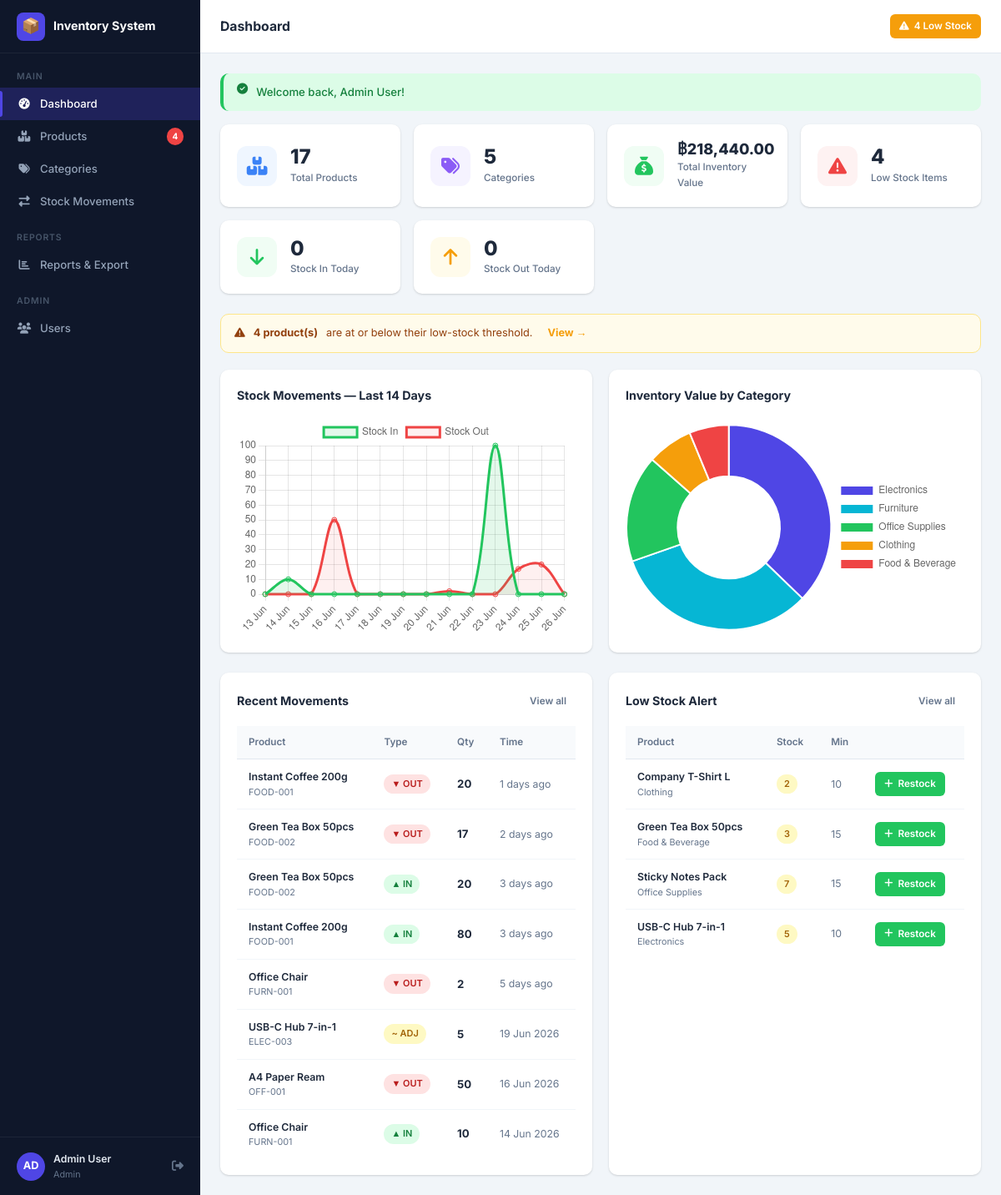
The app's page /modules/dashboard/index.php (signed in) with its own data.
### tables this page shows
CREATE TABLE `stock_movements` (
  `id`          INT UNSIGNED NOT NULL AUTO_INCREMENT,
  `product_id`  INT UNSIGNED NOT NULL,
  `user_id`     INT UNSIGNED NOT NULL,
  `type`        ENUM('in','out','adjustment') NOT NULL,
  `quantity`    INT          NOT NULL,
  `note`        VARCHAR(255),
  `created_at`  TIMESTAMP    NOT NULL DEFAULT CURRENT_TIMESTAMP,
  PRIMARY KEY (`id`),
  KEY `idx_product`  (`product_id`),
  KEY `idx_user`     (`user_id`),
  KEY `idx_created`  (`created_at`),
  CONSTRAINT `fk_movement_product` FOREIGN KEY (`product_id`) REFERENCES `products` (`id`) ON UPDATE CASCADE,
  CONSTRAINT `fk_movement_user`    FOREIGN KEY (`user_id`)    REFERENCES `users`    (`id`) ON UPDATE CASCADE
);

CREATE TABLE `products` (
  `id`            INT UNSIGNED NOT NULL AUTO_INCREMENT,
  `sku`           VARCHAR(50)    NOT NULL UNIQUE,
  `name`          VARCHAR(150)   NOT NULL,
  `description`   TEXT,
  `category_id`   INT UNSIGNED   NOT NULL,
  `price`         DECIMAL(12,2)  NOT NULL DEFAULT 0.00,
  `stock_qty`     INT            NOT NULL DEFAULT 0,
  `low_stock_threshold` INT      NOT NULL DEFAULT 10,
  `is_active`     TINYINT(1)     NOT NULL DEFAULT 1,
  `created_at`    TIMESTAMP      NOT NULL DEFAULT CURRENT_TIMESTAMP,
  `updated_at`    TIMESTAMP      NOT NULL DEFAULT CURRENT_TIMESTAMP ON UPDATE CURRENT_TIMESTAMP,
  PRIMARY KEY (`id`),
  KEY `idx_category` (`category_id`),
  KEY `idx_sku`      (`sku`),
  CONSTRAINT `fk_product_category` FOREIGN KEY (`category_id`) REFERENCES `categories` (`id`) ON UPDATE CASCADE
);

CREATE TABLE `categories` (
  `id`          INT UNSIGNED NOT NULL AUTO_INCREMENT,
  `name`        VARCHAR(100) NOT NULL UNIQUE,
  `description` TEXT,
  `created_at`  TIMESTAMP NOT NULL DEFAULT CURRENT_TIMESTAMP,
  PRIMARY KEY (`id`)
);

### core/helpers.php (called while the page is built, shortened)
<?php
function e(mixed $val): string {
    return htmlspecialchars((string)$val, ENT_QUOTES | ENT_SUBSTITUTE, 'UTF-8');
}
function money(mixed $val): string {
    return '฿' . number_format((float)$val, 2);
}
function timeAgo(string $datetime): string {
    $diff = time() - strtotime($datetime);
    return match(true) {
        $diff < 60     => 'just now',
        $diff < 3600   => floor($diff / 60)    . ' min ago',
        $diff < 86400  => floor($diff / 3600)  . ' hr ago',
        $diff < 604800 => floor($diff / 86400) . ' days ago',
        default        => date('d M Y', strtotime($datetime)),
    };
}

### modules/dashboard/index.php (the view, shortened to what this page needs)
<?php
$db = Database::getInstance();
$totalProducts  = $db->query('SELECT COUNT(*) FROM products WHERE is_active=1')->fetchColumn();
$totalCategories= $db->query('SELECT COUNT(*) FROM categories')->fetchColumn();
$lowStock       = $db->query('SELECT COUNT(*) FROM products WHERE stock_qty <= low_stock_threshold AND is_active=1')->fetchColumn();
$totalValue     = $db->query('SELECT SUM(price * stock_qty) FROM products WHERE is_active=1')->fetchColumn() ?: 0;
$todayIn  = $db->query("SELECT COALESCE(SUM(quantity),0) FROM stock_movements WHERE type='in'  AND DATE(created_at)=CURDATE()")->fetchColumn();
$todayOut = $db->query("SELECT COALESCE(SUM(quantity),0) FROM stock_movements WHERE type='out' AND DATE(created_at)=CURDATE()")->fetchColumn();
$movChart = $db->query("
  SELECT DATE(created_at) AS d,
         SUM(CASE WHEN type='in'  THEN quantity ELSE 0 END) AS total_in,
         SUM(CASE WHEN type='out' THEN quantity ELSE 0 END) AS total_out
  FROM   stock_movements
  WHERE  created_at >= CURDATE() - INTERVAL 13 DAY
  GROUP  BY d ORDER BY d
")->fetchAll();
$chartLabels   = [];
$chartIn       = [];
$chartOut      = [];
$baseDate = new DateTime('-13 days');
$dayMap   = array_column($movChart, null, 'd');
for ($i = 0; $i < 14; $i++) {
    $key           = $baseDate->format('Y-m-d');
    $chartLabels[] = $baseDate->format('d M');
    $chartIn[]     = (int)($dayMap[$key]['total_in']  ?? 0);
    $chartOut[]    = (int)($dayMap[$key]['total_out'] ?? 0);
    $baseDate->modify('+1 day');
}
$catChart = $db->query("
  SELECT c.name, SUM(p.price * p.stock_qty) AS total
  FROM   products p JOIN categories c ON c.id = p.category_id
  WHERE  p.is_active = 1
  GROUP  BY c.id ORDER BY total DESC LIMIT 5
")->fetchAll();
$recentMovements = $db->query("
  SELECT sm.*, p.name AS product_name, p.sku, u.full_name AS username
  FROM   stock_movements sm
  JOIN   products  p ON p.id = sm.product_id
  JOIN   users     u ON u.id = sm.user_id
  ORDER  BY sm.created_at DESC LIMIT 8
")->fetchAll();
$lowStockItems = $db->query("
  SELECT p.*, c.name AS category_name
  FROM   products p JOIN categories c ON c.id = p.category_id
  WHERE  p.stock_qty <= p.low_stock_threshold AND p.is_active = 1
  ORDER  BY (p.stock_qty / p.low_stock_threshold) ASC LIMIT 6
")->fetchAll();
include __DIR__ . '/../../includes/header.php';
?>
<div class="stat-grid">
  <div class="stat-card">
    <div class="stat-icon blue"><i class="fa fa-boxes-stacked"></i></div>
    <div class="stat-body">
      <div class="stat-value"><?= number_format($totalProducts) ?></div>
      <div class="stat-label">Total Products</div>
    </div>
  </div>
  <div class="stat-card">
    <div class="stat-icon purple"><i class="fa fa-tags"></i></div>
    <div class="stat-body">
      <div class="stat-value"><?= number_format($totalCategories) ?></div>
      <div class="stat-label">Categories</div>
    </div>
  </div>
  <div class="stat-card">
    <div class="stat-icon green"><i class="fa fa-sack-dollar"></i></div>
    <div class="stat-body">
      <div class="stat-value" style="font-size:1.2rem"><?= money($totalValue) ?></div>
      <div class="stat-label">Total Inventory Value</div>
    </div>
  </div>
  <div class="stat-card">
    <div class="stat-icon <?= $lowStock > 0 ? 'red' : 'green' ?>"><i class="fa fa-triangle-exclamation"></i></div>
    <div class="stat-body">
      <div class="stat-value"><?= number_format($lowStock) ?></div>
      <div class="stat-label">Low Stock Items</div>
    </div>
  </div>
  <div class="stat-card">
    <div class="stat-icon green"><i class="fa fa-arrow-down"></i></div>
    <div class="stat-body">
      <div class="stat-value"><?= number_format($todayIn) ?></div>
      <div class="stat-label">Stock In Today</div>
    </div>
  </div>
  <div class="stat-card">
    <div class="stat-icon yellow"><i class="fa fa-arrow-up"></i></div>
    <div class="stat-body">
      <div class="stat-value"><?= number_format($todayOut) ?></div>
      <div class="stat-label">Stock Out Today</div>
    </div>
  </div>
</div>
<?php if ($lowStock > 0): ?>
<div class="low-stock-banner">
  <i class="fa fa-triangle-exclamation"></i>
  <strong><?= $lowStock ?> product(s)</strong> are at or below their low-stock threshold.
  <a href="<?= BASE_URL ?>/modules/products/index.php?filter=low_stock" style="margin-left:8px;color:var(--warning);font-weight:700">View →</a>
</div>
<?php endif; ?>
<div class="chart-grid">
  <div class="card">
    <div class="card-header">
      <span class="card-title">Stock Movements — Last 14 Days</span>
    </div>
    <div class="chart-canvas-wrap">
      <canvas id="movChart"></canvas>
    </div>
  </div>
  <div class="card">
    <div class="card-header">
      <span class="card-title">Inventory Value by Category</span>
    </div>
    <div class="chart-canvas-wrap">
      <canvas id="catChart"></canvas>
    </div>
  </div>
</div>
<div style="display:grid;grid-template-columns:1fr 1fr;gap:20px">
  <div class="card">
    <div class="card-header">
      <span class="card-title">Recent Movements</span>
      <a href="<?= BASE_URL ?>/modules/stock/index.php" class="btn btn-ghost btn-sm">View all</a>
    </div>
    <?php if (empty($recentMovements)): ?>
      <div class="empty-state"><div class="icon">📦</div>No movements yet</div>
    <?php else: ?>
    <div class="table-wrap">
      <table>
        <thead><tr><th>Product</th><th>Type</th><th>Qty</th><th>Time</th></tr></thead>
        <tbody>
          <?php foreach ($recentMovements as $m): ?>
          <tr>
            <td>
              <div class="fw-600 fs-sm"><?= e($m['product_name']) ?></div>
              <div class="text-muted" style="font-size:.72rem"><?= e($m['sku']) ?></div>
            </td>
            <td>
              <?php if ($m['type'] === 'in'): ?>
                <span class="badge badge-success">▲ IN</span>
              <?php elseif ($m['type'] === 'out'): ?>
                <span class="badge badge-danger">▼ OUT</span>
              <?php else: ?>
                <span class="badge badge-warning">~ ADJ</span>
              <?php endif; ?>
            </td>
            <td class="fw-700"><?= number_format(abs($m['quantity'])) ?></td>
            <td class="text-muted fs-sm"><?= timeAgo($m['created_at']) ?></td>
          </tr>
          <?php endforeach; ?>
        </tbody>
      </table>
    </div>
    <?php endif; ?>
  </div>
  <div class="card">
    <div class="card-header">
      <span class="card-title">Low Stock Alert</span>
      <a href="<?= BASE_URL ?>/modules/products/index.php?filter=low_stock" class="btn btn-ghost btn-sm">View all</a>
    </div>
    <?php if (empty($lowStockItems)): ?>
      <div class="empty-state"><div class="icon">✅</div>All products well stocked!</div>
    <?php else: ?>
    <div class="table-wrap">
      <table>
        <thead><tr><th>Product</th><th>Stock</th><th>Min</th><th></th></tr></thead>
        <tbody>
          <?php foreach ($lowStockItems as $p): ?>
          <tr>
            <td>
              <div class="fw-600 fs-sm"><?= e($p['name']) ?></div>
              <div class="text-muted" style="font-size:.72rem"><?= e($p['category_name']) ?></div>
            </td>
            <td>
              <span class="badge <?= $p['stock_qty'] == 0 ? 'badge-danger' : 'badge-warning' ?>">
                <?= number_format($p['stock_qty']) ?>
              </span>
            </td>
            <td class="text-muted fs-sm"><?= number_format($p['low_stock_threshold']) ?></td>
            <td>
              <a href="<?= BASE_URL ?>/modules/stock/add.php?product_id=<?= $p['id'] ?>" class="btn btn-success btn-sm">
                <i class="fa fa-plus"></i> Restock
              </a>
            </td>
          </tr>
          <?php endforeach; ?>
        </tbody>
      </table>
    </div>
    <?php endif; ?>
  </div>
</div>
<?php
$extraScript = '<script>
const movCtx = document.getElementById("movChart").getContext("2d");
new Chart(movCtx, {
  type: "line",
  data: {
    labels: ' . json_encode($chartLabels) . ',
    datasets: [
      {
        label: "Stock In",
        data: ' . json_encode($chartIn) . ',
        borderColor: "#22c55e",
        backgroundColor: "rgba(34,197,94,.12)",
        tension: .35, fill: true, pointRadius: 3
      },
      {
        label: "Stock Out",
        data: ' . json_encode($chartOut) . ',
        borderColor: "#ef4444",
        backgroundColor: "rgba(239,68,68,.08)",
        tension: .35, fill: true, pointRadius: 3
      }
    ]
  },
  options: {
    responsive: true, maintainAspectRatio: false,
    plugins: { legend: { position: "top" } },
    scales: { y: { beginAtZero: true, ticks: { precision: 0 } } }
  }
});
const catCtx = document.getElementById("catChart").getContext("2d");
new Chart(catCtx, {
  type: "doughnut",
  data: {
    labels: ' . json_encode(array_column($catChart, 'name')) . ',
    datasets: [{
      data: ' . json_encode(array_column($catChart, 'total')) . ',
      backgroundColor: ["#4f46e5","#06b6d4","#22c55e","#f59e0b","#ef4444"],
      borderWidth: 2, borderColor: "#fff"
    }]
  },
  options: {
    responsive: true, maintainAspectRatio: false,
    plugins: {
      legend: { position: "right" },
      tooltip: {
        callbacks: {
          label: function(ctx) {
            return " ฿" + Number(ctx.parsed).toLocaleString("en", {minimumFractionDigits:2});
          }
        }
      }
    }
  }
});
</script>';
include __DIR__ . '/../../includes/footer.php';
?>

### assets/css/app.css (style rules this page uses)
:root { --primary: #4f46e5; --primary-h: #4338ca; --accent: #06b6d4; --success: #22c55e; --warning: #f59e0b; --danger: #ef4444; --dark: #0f172a; --surface: #1e293b; --card: #ffffff; --border: #e2e8f0; --text: #1e293b; --muted: #64748b; --sidebar-w: 240px; --topbar-h: 64px; --radius: 10px; --shadow: 0 1px 3px rgba(0,0,0,.10), 0 1px 2px rgba(0,0,0,.06); --shadow-md: 0 4px 16px rgba(0,0,0,.10); }
*, *::before, *::after { box-sizing: border-box; margin: 0; padding: 0; }
html { font-size: 15px; scroll-behavior: smooth; }
body { font-family: 'Inter', system-ui, sans-serif; color: var(--text); background: #f1f5f9; line-height: 1.6; }
a { color: var(--primary); text-decoration: none; }
.card { background: var(--card); border-radius: var(--radius); box-shadow: var(--shadow); padding: 20px; }
.card-header { display: flex; align-items: center; justify-content: space-between; margin-bottom: 16px; flex-wrap: wrap; gap: 10px; }
.card-title { font-size: .95rem; font-weight: 700; color: var(--text); }
.stat-grid { display: grid; grid-template-columns: repeat(auto-fit, minmax(200px, 1fr)); gap: 16px; margin-bottom: 24px; }
.stat-card { background: #fff; border-radius: var(--radius); padding: 20px; box-shadow: var(--shadow); display: flex; align-items: center; gap: 16px; }
.stat-icon { width: 48px; height: 48px; border-radius: 12px; display: flex; align-items: center; justify-content: center; font-size: 22px; flex-shrink: 0; }
.stat-icon.blue { background: #eff6ff; color: #3b82f6; }
.stat-icon.green { background: #f0fdf4; color: #22c55e; }
.stat-icon.yellow { background: #fffbeb; color: #f59e0b; }
.stat-icon.red { background: #fef2f2; color: #ef4444; }
.stat-icon.purple { background: #f5f3ff; color: #8b5cf6; }
.stat-value { font-size: 1.6rem; font-weight: 800; color: var(--text); line-height: 1.1; }
.stat-label { font-size: .78rem; color: var(--muted); font-weight: 500; margin-top: 2px; }
.table-wrap { overflow-x: auto; }
table { width: 100%; border-collapse: collapse; font-size: .88rem; }
thead th { padding: 10px 14px; text-align: left; font-weight: 600; font-size: .78rem; color: var(--muted); background: #f8fafc; border-bottom: 1px solid var(--border); white-space: nowrap; }
tbody td { padding: 11px 14px; border-bottom: 1px solid #f1f5f9; vertical-align: middle; }
tbody tr:last-child td { border-bottom: none; }
.badge { display: inline-flex; align-items: center; gap: 4px; padding: 3px 9px; border-radius: 20px; font-size: .73rem; font-weight: 600; white-space: nowrap; }
.badge-success { background: #dcfce7; color: #15803d; }
.badge-warning { background: #fef9c3; color: #a16207; }
.badge-danger { background: #fee2e2; color: #b91c1c; }
.btn { display: inline-flex; align-items: center; gap: 6px; padding: 8px 16px; border-radius: 8px; border: none; cursor: pointer; font-size: .85rem; font-weight: 600; transition: background .15s, opacity .15s, box-shadow .15s; white-space: nowrap; font-family: inherit; }
.btn-success { background: var(--success); color: #fff; }
.btn-ghost { background: transparent; color: var(--muted); }
.btn-sm { padding: 5px 11px; font-size: .78rem; border-radius: 6px; }
.low-stock-banner { display: flex; align-items: center; gap: 10px; background: #fffbeb; border: 1.5px solid #fde68a; border-radius: var(--radius); padding: 12px 16px; margin-bottom: 20px; font-size: .85rem; color: #92400e; }
.chart-grid { display: grid; grid-template-columns: 1fr 1fr; gap: 20px; margin-bottom: 24px; }
.chart-canvas-wrap { position: relative; height: 260px; }
.text-muted { color: var(--muted); }
.fw-600 { font-weight: 600; }
.fw-700 { font-weight: 700; }
.fs-sm { font-size: .82rem; }

### records on screen
stock_movements: product.name "Instant Coffee 200g", product.sku "FOOD-001", type "▼ OUT", quantity "20", created_at "1 days ago"
stock_movements: product.name "Green Tea Box 50pcs", product.sku "FOOD-002", type "▼ OUT", quantity "17", created_at "2 days ago"
stock_movements: product.name "Green Tea Box 50pcs", product.sku "FOOD-002", type "▲ IN", quantity "20", created_at "3 days ago"
stock_movements: product.name "Instant Coffee 200g", product.sku "FOOD-001", type "▲ IN", quantity "80", created_at "3 days ago"
stock_movements: product.name "Office Chair", product.sku "FURN-001", type "▼ OUT", quantity "2", created_at "5 days ago"
stock_movements: product.name "USB-C Hub 7-in-1", product.sku "ELEC-003", type "~ ADJ", quantity "5", created_at "19 Jun 2026"
stock_movements: product.name "A4 Paper Ream", product.sku "OFF-001", type "▼ OUT", quantity "50", created_at "16 Jun 2026"
stock_movements: product.name "Office Chair", product.sku "FURN-001", type "▲ IN", quantity "10", created_at "14 Jun 2026"
products: name "Company T-Shirt L", category.name "Clothing", stock_qty "2", low_stock_threshold "10"
products: name "Green Tea Box 50pcs", category.name "Food & Beverage", stock_qty "3", low_stock_threshold "15"
products: name "Sticky Notes Pack", category.name "Office Supplies", stock_qty "7", low_stock_threshold "15"
products: name "USB-C Hub 7-in-1", category.name "Electronics", stock_qty "5", low_stock_threshold "10"

### other values on screen
APP_NAME "Inventory System"
$lowStockCount "4"
$initials "AD"
$_SESSION['full_name'] "Admin User"
$role "Admin"
$topbarTitle "Dashboard"
$flash_success "Welcome back, Admin User!"
$totalProducts "17"
$totalCategories "5"
money($totalValue) "฿218,440.00"
$lowStock "4"
$todayIn "0"
$todayOut "0"
chart data {{ json_encode($chartIn) }} [0,10,0,0,0,0,0,0,0,0,100,0,0,0]
chart data {{ json_encode($chartOut) }} [0,0,0,50,0,0,0,0,2,0,0,17,20,0]
